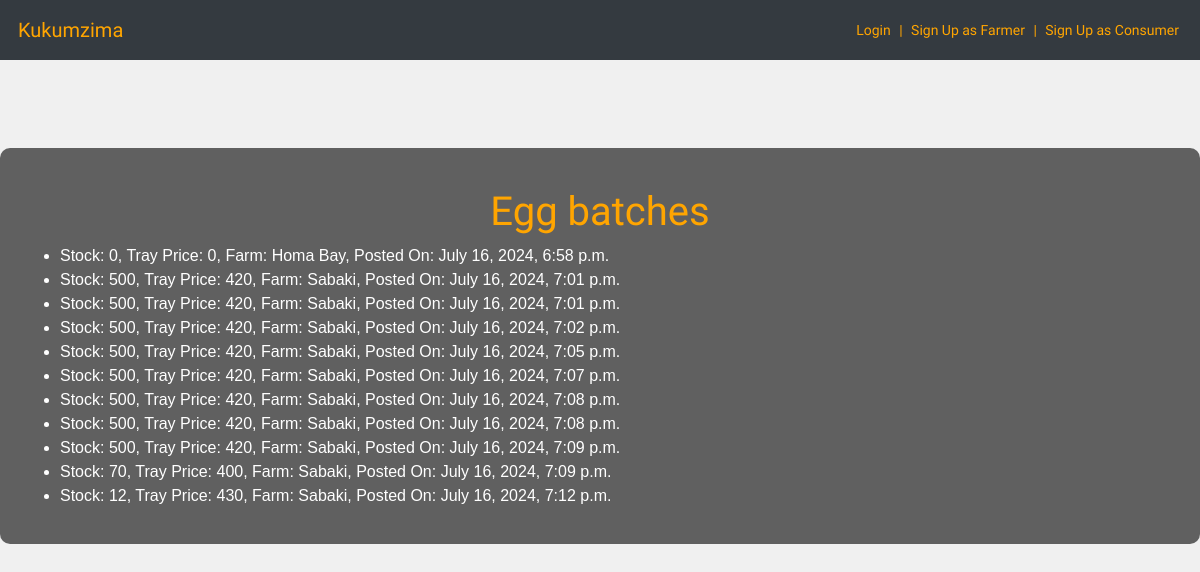
The page /egg-inventory-list/ on the database as committed earlier.
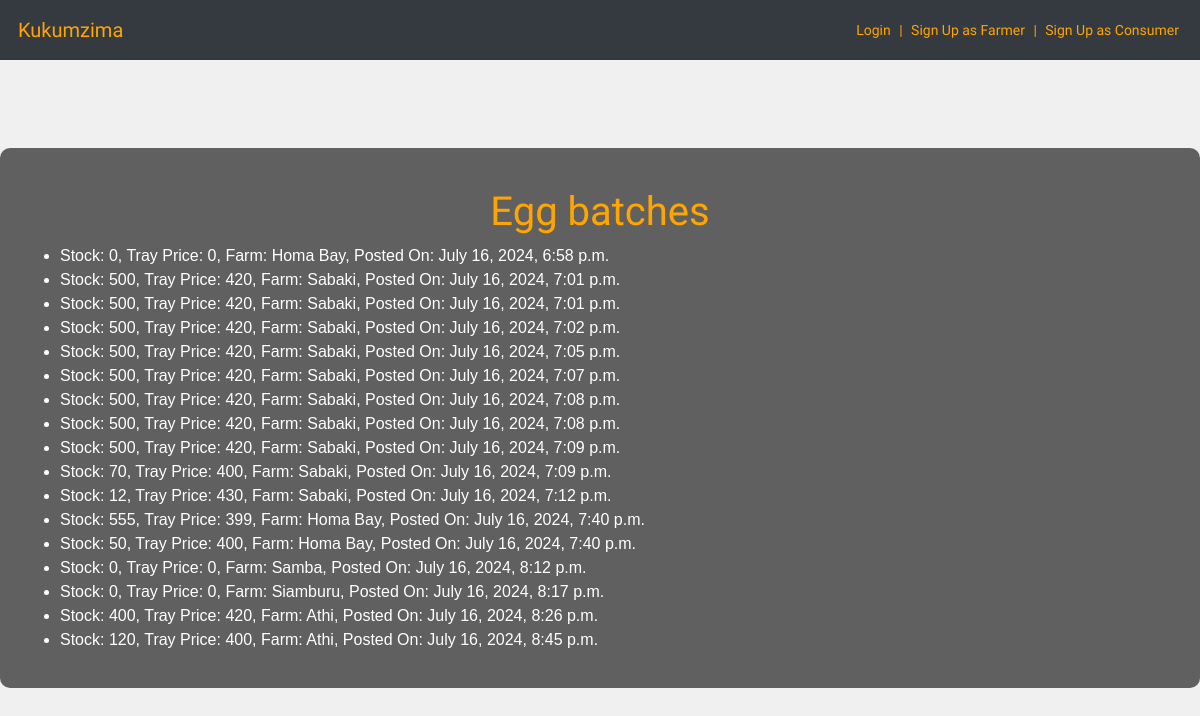
The same page on the database as committed later.
### core/models.py (models this page shows, shortened)
class eggInventory(models.Model):
    farm = models.ForeignKey(Farm, on_delete=models.CASCADE, related_name='egg_inventories')
    stock = models.IntegerField()
    trayPrice = models.IntegerField()
    posted_on = models.DateTimeField(auto_now_add=True)
    batch_number = models.CharField(max_length=100, default='default_batch')

class Farm(models.Model):
    farmer = models.ForeignKey(Farmer, on_delete=models.CASCADE)
    name = models.CharField(max_length=100)
    location = models.CharField(max_length=255)
    numberOfhens = models.PositiveIntegerField()

### core/views.py (the view)
# urls.py: path('egg-inventory-list/', egg_inventory_list, name='egg_inventory_list'),
def egg_inventory_list(request):
    egg_inventories = eggInventory.objects.all()
    context = {
        'egg_inventories': egg_inventories,
    }
    return render(request, 'core/egg_inventory_list.html', context)

### core/templates/core/egg_inventory_list.html (shortened to what this page needs)
{% extends 'core/base.html' %}
{% block content %}
<h1>Egg batches</h1>
<ul>
    {% for inventory in egg_inventories %}
    <li>
        Stock: {{ inventory.stock }},
        Tray Price: {{ inventory.trayPrice }},
        Farm: {{ inventory.farm.name }},
        Posted On: {{ inventory.posted_on }}
    </li>
    {% empty %}
    <li>No egg inventories found.</li>
    {% endfor %}
</ul>
</body>
{% endblock %}

### core/templates/core/base.html (shortened to what this page needs)
<!DOCTYPE html>
<html lang="en">
<head>
    <link
    href="https://maxcdn.bootstrapcdn.com/bootstrap/4.5.2/css/bootstrap.min.css"
    rel="stylesheet">
    <link href="https://stackpath.bootstrapcdn.com/bootstrap/4.5.2/css/bootstrap.min.css" rel="stylesheet">
</head>
<body>
    <div class="container">
        <header>
            <h1>Kukumzima</h1>
        </header>
        <nav class="navbar navbar-expand-md navbar-dark bg-dark fixed-top navbar-custom">
            <a class="navbar-brand" href="/" style="font-family: 'Orbitron', sans-serif;color: orange;">Kukumzima</a>
                <ul class="navbar-nav ml-auto">
                    {% if user.is_authenticated %}
                    <li class="nav-item">
                        <a class="nav-link" href="{% url 'logout' %}">Logout</a>
                    </li>
                    {% else %}
                    <div class="signup-links">
                        <a href="{% url 'login' %}">Login</a> |
                        <a href="{% url 'farmer_signup' %}">Sign Up as Farmer</a> |
                        <a href="{% url 'consumer_signup' %}">Sign Up as Consumer</a>
                    </div>
                    {% endif %}
                </ul>
            </div>
        <div class="content">
            {% block content %}
            {% endblock %}
</body>
</html>

### core/templates/core/base.html (style rules this page uses)
body { font-family: Arial, sans-serif; background-color: #f0f0f0; color: #333333; margin: 0; padding: 0; background-image: url('https://images5.alphacoders.com/867/867097.jpg '); background-size:cover; background-repeat: no-repeat; }
h1 { font-family: 'Orbitron', sans-serif; color: orange; text-align: center; margin-top: 20px; }
nav { font-family: 'Mali', cursive; background: #ced4db; color: #333333; padding: 10px; text-align: center; }
nav a { color: #333333; margin: 2px; text-decoration: none; }
.navbar { background-color: #343a40; }
.navbar .navbar-brand, .navbar .navbar-nav .nav-link { color: #ffffff; }
.signup-links { font-size: 14px; color: orange; }
.signup-links a { color: orange; text-decoration: none; margin: 0 5px; }
.content { margin-top: 80px; padding: 20px; border-radius: 40px; background-color: rgba(0, 0, 0, 0.6); color: #ffffff; padding: 20px; border-radius: 10px }
.navbar-custom { background-color: rgba(0, 0, 0, 0.8); }
a { text-decoration: none; color: #007bff; }

Rows that differ between the two databases and show on the page:
added eggInventory: stock "555", trayPrice "399", farm.name "Homa Bay", posted_on "July 16, 2024, 7:40 p.m."
added eggInventory: stock "50", trayPrice "400", farm.name "Homa Bay", posted_on "July 16, 2024, 7:40 p.m."
added eggInventory: stock "0", trayPrice "0", farm.name "Samba", posted_on "July 16, 2024, 8:12 p.m."
added eggInventory: stock "0", trayPrice "0", farm.name "Siamburu", posted_on "July 16, 2024, 8:17 p.m."
added eggInventory: stock "400", trayPrice "420", farm.name "Athi", posted_on "July 16, 2024, 8:26 p.m."
added eggInventory: stock "120", trayPrice "400", farm.name "Athi", posted_on "July 16, 2024, 8:45 p.m."
